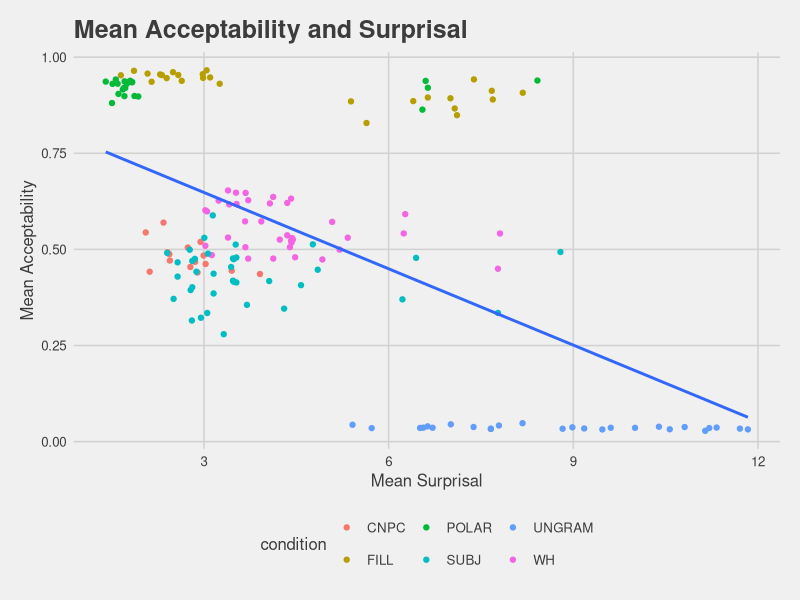
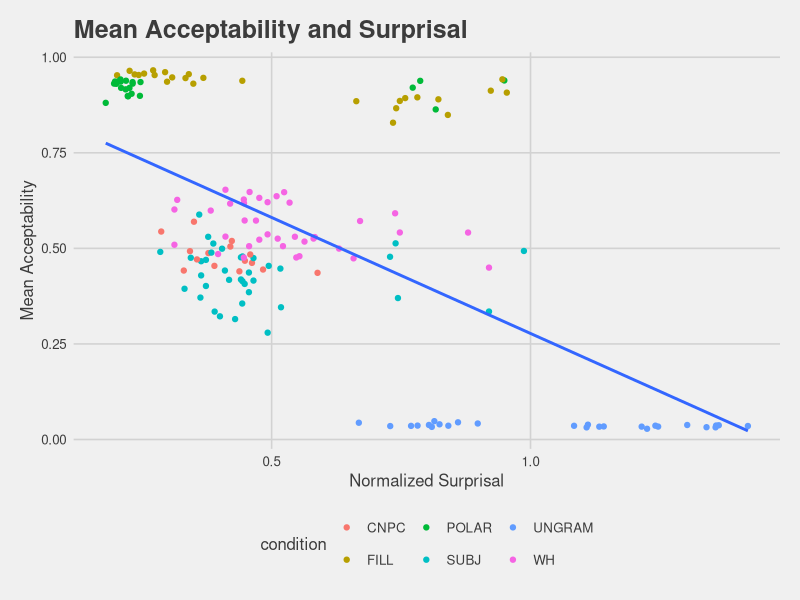
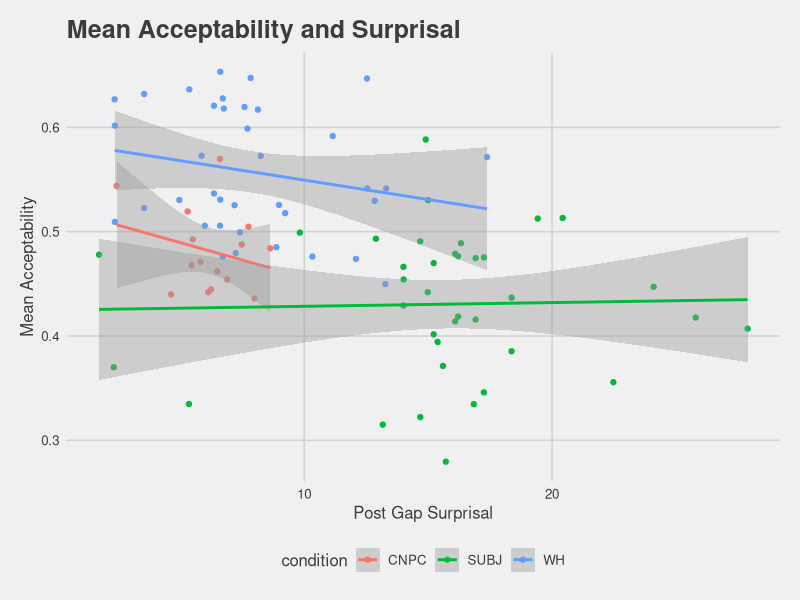

Here is the R script that generated these plots, in order: (Note: this script raises an error after producing the figures.)
library(tidyverse)
library(ggplot2)
library(ggthemes)

adapt = read.csv("data/adaptContextRatings.csv")
gen = read.csv("data/genContextRatings.csv")
all = rbind(adapt, gen)
islands = filter(all, condition %in% c("CNPC", "SUBJ", "WH"))
plot = all %>%
  ggplot((aes(x = mean_surprisal, y= all_exposures))) +
  geom_point(aes(color = condition)) +
  geom_smooth(method = "lm", se=FALSE) +
  labs(title = "Mean Acceptability and Surprisal", 
       x = "Mean Surprisal", 
       y = "Mean Acceptability") +
  theme_fivethirtyeight() +
  theme(axis.title = element_text())
plot

plot = all %>%
  ggplot((aes(x = normalized, y= all_exposures))) +
  geom_point(aes(color = condition)) +
  geom_smooth(method = "lm", se=FALSE) +
  labs(title = "Mean Acceptability and Surprisal", 
       x = "Normalized Surprisal", 
       y = "Mean Acceptability") +
  theme_fivethirtyeight() +
  theme(axis.title = element_text())
plot

plot = islands %>%
  ggplot((aes(x = gap, y= all_exposures, group = condition, color = condition))) +
  geom_point(aes(color = condition)) +
  geom_smooth(method = "lm") +
  labs(title = "Mean Acceptability and Surprisal", 
       x = "Post Gap Surprisal", 
       y = "Mean Acceptability") +
  theme_fivethirtyeight() +
  theme(axis.title = element_text())
plot

# Error bars for post gap surprisal graph
CIs_acc_mean = double(0)
CIs_acc_upper = double(0)
CIs_acc_lower = double(0)
for (cond in c('CNPC', 'SUBJ', 'WH')){
  CIs = CI(islands[islands$condition==cond, "all_exposures"], ci=0.95)
  CIs_acc_mean = append(CIs_acc_mean, CIs['mean'])
  CIs_acc_upper = append(CIs_acc_upper, CIs['upper'])
  CIs_acc_lower = append(CIs_acc_lower, CIs['lower'])
}

# put confidence interval numbers into a data frame for convenient access
CIs_acc = data.frame( 
  condition = c('CNPC', 'SUBJ', 'WH'),
  mean = CIs_acc_mean,
  upper = CIs_acc_upper,
  lower = CIs_acc_lower
)

# repeat for surprisal error bars
CIs_surp_mean = double(0)
CIs_surp_upper = double(0)
CIs_surp_lower = double(0)
for (cond in c('CNPC', 'SUBJ', 'WH')){
  CIs = CI(islands[islands$condition==cond, "gap"], ci=0.95)
  CIs_surp_mean = append(CIs_surp_mean, CIs['mean'])
  CIs_surp_upper = append(CIs_surp_upper, CIs['upper'])
  CIs_surp_lower = append(CIs_surp_lower, CIs['lower'])
}
print(CIs_surp_mean)
print(mean(islands$mean_surprisal))

CIs_surp = data.frame(
  condition = c('CNPC', 'SUBJ', 'WH'),
  mean = CIs_surp_mean,
  upper = CIs_surp_upper,
  lower = CIs_surp_lower
)
print(CIs_surp)

plot = CIs_surp %>%
  ggplot((aes(x = mean, y= CIs_acc$mean))) +
  geom_point(aes(color = condition)) +
  geom_smooth(method = "lm", se=FALSE) +
  labs(title = "Mean Acceptability and Surprisal", 
       x = "Post-Gap Surprisal", 
       y = "Mean Acceptability") +
  theme_fivethirtyeight() +
  theme(axis.title = element_text())

HEIGHT = 0.01
WIDTH = 0.1
plot = plot + geom_errorbar(aes(x = CIs_surp[CIs_surp$condition=='WH', 'mean'], ymin=CIs_acc[CIs_acc$condition=='WH', 'lower'], ymax=CIs_acc[CIs_acc$condition=='WH', 'upper']), width=WIDTH, size=0.3) +
  geom_errorbar(aes(x = CIs_surp[CIs_surp$condition=='SUBJ', 'mean'], ymin=CIs_acc[CIs_acc$condition=='SUBJ', 'lower'], ymax=CIs_acc[CIs_acc$condition=='SUBJ', 'upper']), width=WIDTH, size=0.3)+ 
  geom_errorbar(aes(x = CIs_surp[CIs_surp$condition=='CNPC', 'mean'], ymin=CIs_acc[CIs_acc$condition=='CNPC', 'lower'], ymax=CIs_acc[CIs_acc$condition=='CNPC', 'upper']), width=WIDTH, size=0.3)+

  geom_errorbarh(aes(y = CIs_acc[CIs_acc$condition=='WH', 'mean'], xmin=CIs_surp[CIs_surp$condition=='WH', 'lower'], xmax=CIs_surp[CIs_surp$condition=='WH', 'upper']), height=HEIGHT, size=0.3)+
  geom_errorbarh(aes(y = CIs_acc[CIs_acc$condition=='SUBJ', 'mean'], xmin=CIs_surp[CIs_surp$condition=='SUBJ', 'lower'], xmax=CIs_surp[CIs_surp$condition=='SUBJ', 'upper']), height=HEIGHT, size=0.3)+
  geom_errorbarh(aes(y = CIs_acc[CIs_acc$condition=='CNPC', 'mean'], xmin=CIs_surp[CIs_surp$condition=='CNPC', 'lower'], xmax=CIs_surp[CIs_surp$condition=='CNPC', 'upper']), height=HEIGHT, size=0.3)
plot
ggsave(filename = 'post_gap_islands_w_context_error_bars.png', path="plots")

plot = islands %>%
  ggplot((aes(x = gap, y= all_exposures))) +
  geom_point(aes(color = condition)) +
  geom_smooth(method = "lm", se=FALSE) +
  labs(title = "Mean Acceptability and Surprisal", 
       x = "Post Gap Surprisal", 
       y = "Mean Acceptability") +
  xlim(0, 30) + 
  ylim(0, 1) + 
  theme_fivethirtyeight() +
  theme(axis.title = element_text())
plot
ggsave(filename = 'mean_surp.png', path="plots/lu_kim_2022")


test = filter(islands, condition %in% c("WH", "CNPC"))